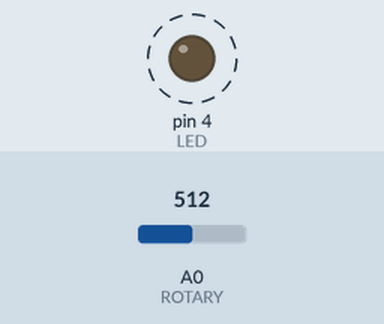
Recording of a sketch running on a simulated Arduino Nano, built with avr-gcc and run on an emulated ATmega328P. On the bench: output pins drawn as LEDs (lit = HIGH). Dashed ring = blinking. The inputs (shaded band) are chosen by the test bench; at power-on: A0 (ROTARY) = 512.

Above: at 1.8 s.
1.9 s: A0 (ROTARY) set to 0
At 2.5 s:
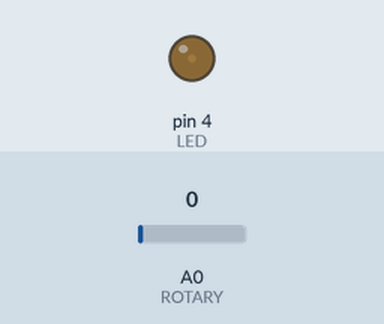
3.6 s: A0 (ROTARY) set to 122
At 3.9 s:
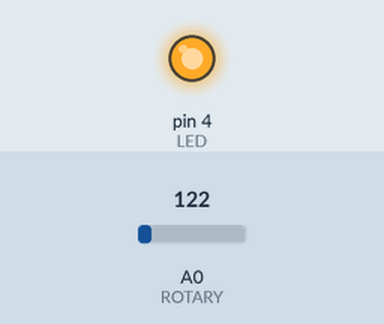
Timing chart, 0 to 13.1 s (numbered marks = the images above; inputs shaded):
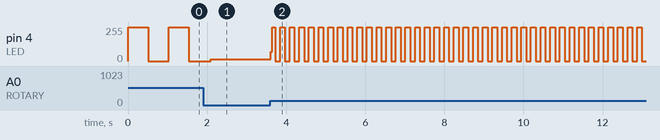

Measured:
- after the input at 3.6 s, pin 4 (LED): 15/255 → 68/255 at once, then moves between 0/255 and 255/255, repeating every 0.24 s
- by itself, pin 4 (LED): alternates 255/255 for 0.51 s and 0/255 for 0.51 s

The sketch:

VariBlink.ino
```cpp
#define LED 4
#define BUZZER 5
#define BUTTON 6
#define ROTARY A0
#define LIGHT A6
#define SOUND A2
#define DHTPIN 3
 void setup() {
  pinMode(LED,OUTPUT);

}

void loop() {
  int delayTime = analogRead(ROTARY);
  digitalWrite(LED, HIGH);
  delay(delayTime);
  digitalWrite(LED,LOW);
  delay(delayTime);
}
```
